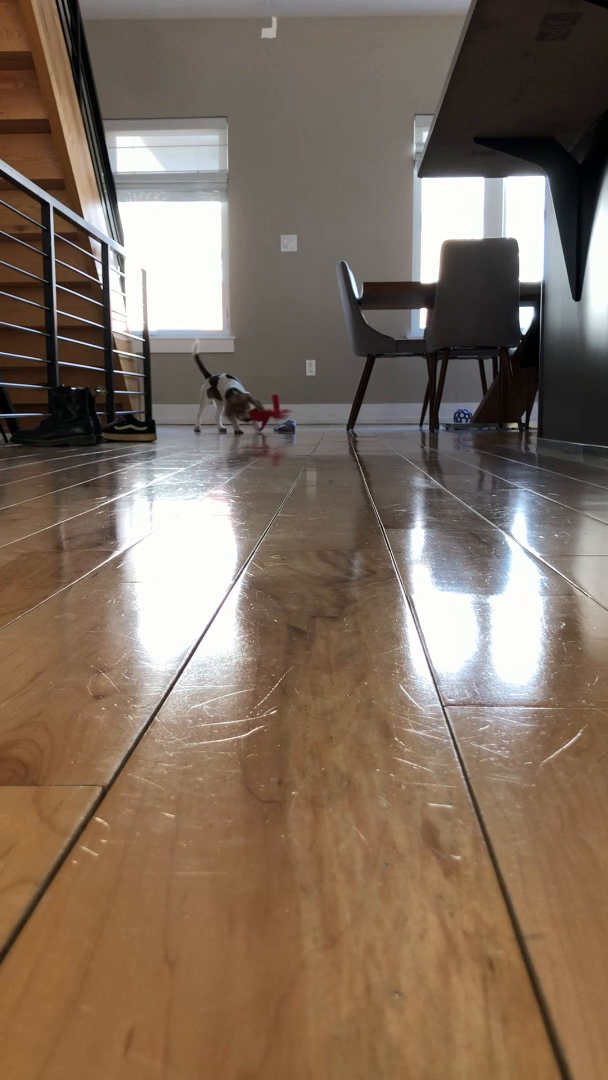
#> input picture frame 12 of opencv-dnn-gpu-examples/example_videos/janie.mp4, 608 x 1080 px, given in place of the camera
$ python segmentation_tracking.py
#> lines starting #> are read from the running program, lines starting #| are printed output that depends on the picture; after the words box and inside, x2 and y2 are one past the last pixel; in counts of white or black regions, pixels touching at a corner belong together
#######################################################################################################
# -*- coding:utf-8 -*-
# File: segmentation_tracking.py
# Update: 2020/07/20
# USAGE: segmentation_tracking.py
# Description: 皮肤检测：利用皮肤颜色的HSV范围，去掉其他的区域，实现皮肤检测
########################################################################################################

import numpy as np
import argparse
import cv2

# 定义皮肤的范围，具体自己调整
lower = np.array([29, 86, 6], dtype = "uint8")
upper = np.array([64, 255, 255], dtype = "uint8")

camera = cv2.VideoCapture(0) # 开启摄像头


while True:

    (grabbed, frame) = camera.read() #grabbed为布尔类型，true表示获取到帧数
#> frame is the input picture: shape (1080, 608, 3); mean B, G, R 94.8, 110.3, 128.3

    frame = cv2.resize(frame, (400,400))
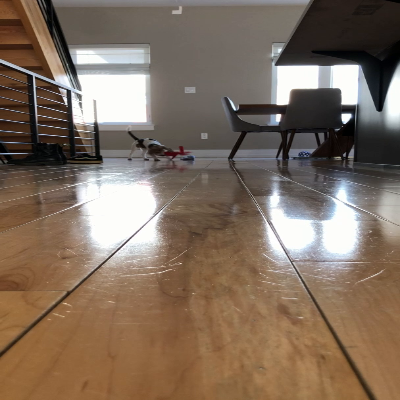
#> frame: shape (400, 400, 3); mean B, G, R 94.7, 110.2, 128.2
    # 将BGR格式转为HSV颜色空间
    # HSV在用于指定颜色分割时，有比较大的作用
    hsvImage = cv2.cvtColor(frame, cv2.COLOR_BGR2HSV)
#> hsvImage: shape (400, 400, 3); mean H, S, V 31.4, 76.7, 129.5

    # 创建掩码，q低于lower或高于upper的，设置为0，在范围内设置为255
    # 这样便可以得到皮肤的像素范围
    skinMask = cv2.inRange(hsvImage, lower, upper)
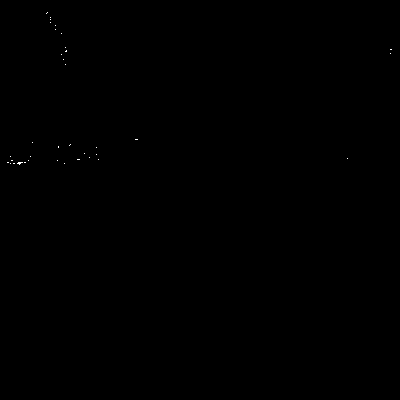
#> skinMask: shape (400, 400); 0.04% white in thin lines or dots, all inside (x1, y1, x2, y2) = (7, 12, 392, 165)

    # 将掩码和原图进行“与”运算，这样原图便只保留皮肤区域
    skin = cv2.bitwise_and(frame, frame, mask = skinMask)

    # np.hstack是将原图和检测的图捆绑显示（将矩阵横向并行）
    # cv2.imshow("images", np.hstack([frame,hsvImage, skin]))
    cv2.imshow("images", np.hstack(skin))

    if cv2.waitKey(1) & 0xFF == ord("q"):
#> (key q is pressed here)
        break

# 释放资源
camera.release()
cv2.destroyAllWindows()

$ run again, starting later in the video
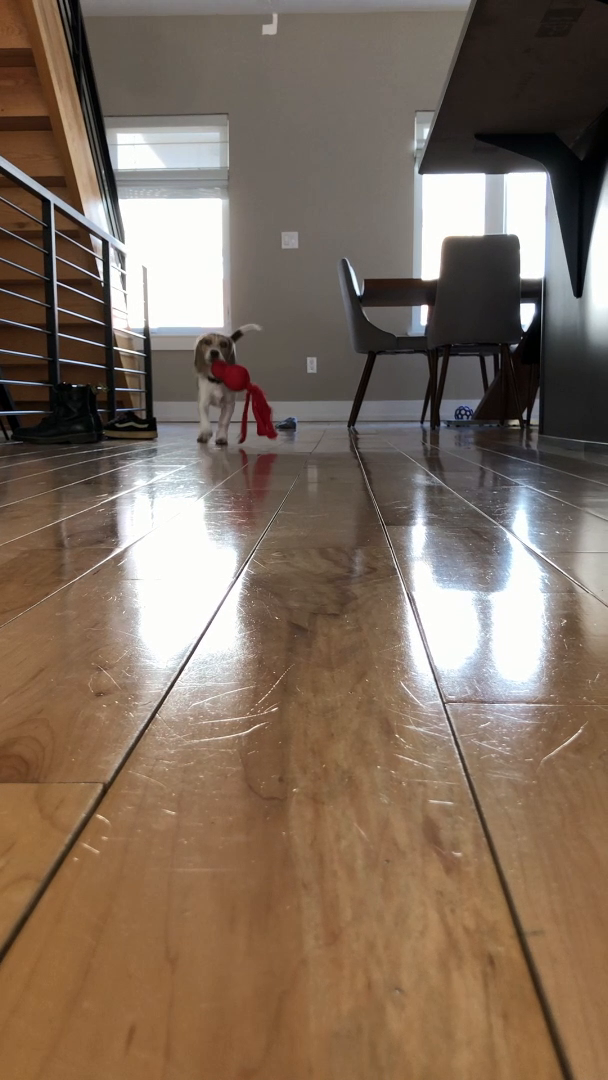
#> input picture frame 56 of opencv-dnn-gpu-examples/example_videos/janie.mp4, 608 x 1080 px, given in place of the camera
#> frame is the input picture: shape (1080, 608, 3); mean B, G, R 93.5, 109.3, 127.7
#> `frame = cv2.resize(frame, (400,400))`:
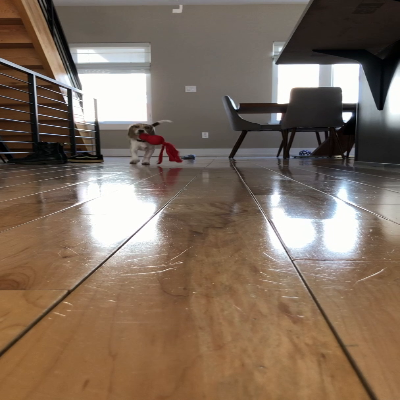
#> frame: shape (400, 400, 3); mean B, G, R 93.4, 109.2, 127.6
#> hsvImage: shape (400, 400, 3); mean H, S, V 31, 78.4, 128.9
#> skinMask: shape (400, 400); 0.06% white in thin lines or dots, all inside (x1, y1, x2, y2) = (5, 16, 395, 165)

$ run again, starting later in the video
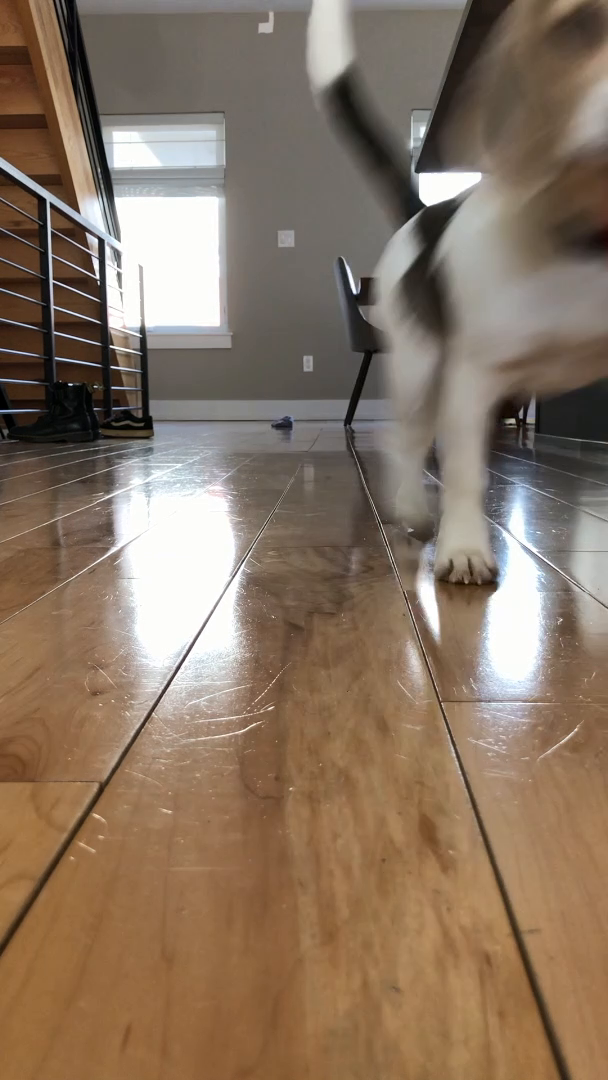
#> input picture frame 100 of opencv-dnn-gpu-examples/example_videos/janie.mp4, 608 x 1080 px, given in place of the camera
#> frame is the input picture: shape (1080, 608, 3); mean B, G, R 98.1, 116.4, 136.2
#> `frame = cv2.resize(frame, (400,400))`:
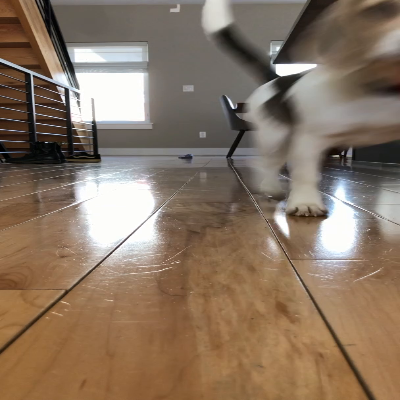
#> frame: shape (400, 400, 3); mean B, G, R 98, 116.3, 136.1
#> hsvImage: shape (400, 400, 3); mean H, S, V 25, 77.5, 137
#> skinMask: shape (400, 400); 0.03% white in thin lines or dots, all inside (x1, y1, x2, y2) = (1, 4, 97, 164)
